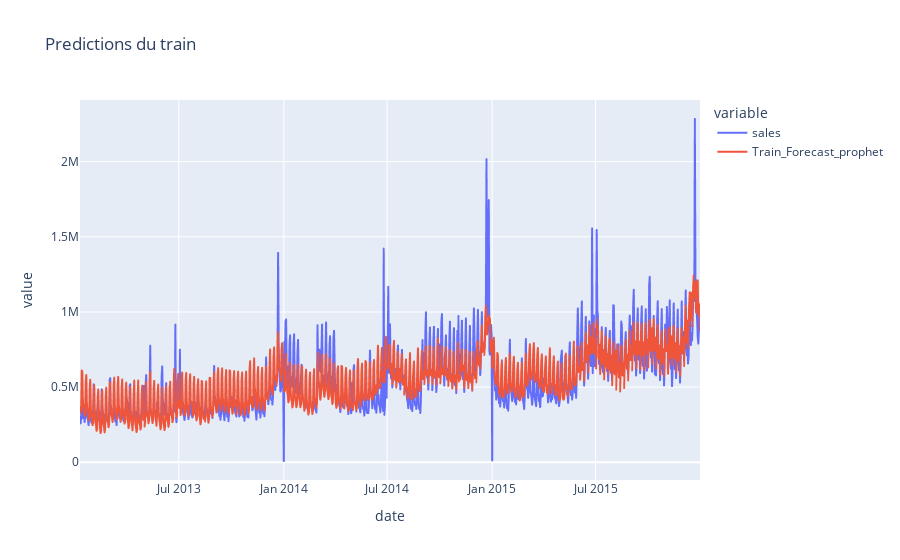
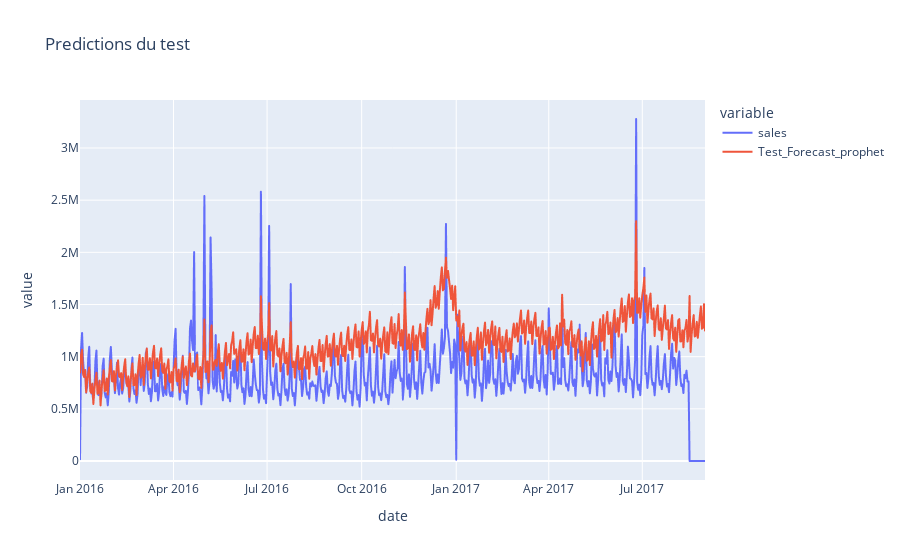

Notebook source saved alongside these figures, in order:
### Markdown cell above
```python
nrmse, mape, mae, r2 = calculate_metrics(series_test['sales'], y_test_pred)
        
save_model_results(
    file_path=file_path,
    model_name="Prophet_exogs",
    params='with exogenous variables',
    nrmse=nrmse,
    mape=mape,
    mae=mae,
    r2=r2
)
```

### Code cell
fig = px.line(series_train, x='date', y=['sales', 'Train_Forecast_prophet'],title="Predictions du train")
fig.show()
fig = px.line(series_test, x='date', y=['sales', 'Test_Forecast_prophet'],title="Predictions du test")
fig.show()

### Figure 1 — Plotly figure (JSON) as saved in the notebook; plotly's stock layout.template omitted (floating-point values rounded to 4 significant figures; data arrays with more than 128 entries replaced by an {"elided": "..."} marker saying what was removed)
{"data": [{"hovertemplate": "variable=sales<br>date=%{x}<br>value=%{y}<extra></extra>", "legendgroup": "sales", "line": {"color": "#636efa", "dash": "solid"}, "marker": {"symbol": "circle"}, "mode": "lines", "name": "sales", "showlegend": true, "type": "scattergl", "x": {"elided": "1084 str values"}, "xaxis": "x", "y": {"elided": "1084 float values"}, "yaxis": "y"}, {"hovertemplate": "variable=Train_Forecast_prophet<br>date=%{x}<br>value=%{y}<extra></extra>", "legendgroup": "Train_Forecast_prophet", "line": {"color": "#EF553B", "dash": "solid"}, "marker": {"symbol": "circle"}, "mode": "lines", "name": "Train_Forecast_prophet", "showlegend": true, "type": "scattergl", "x": {"elided": "1084 str values"}, "xaxis": "x", "y": {"elided": "1084 float values"}, "yaxis": "y"}], "layout": {"legend": {"title": {"text": "variable"}, "tracegroupgap": 0}, "title": {"text": "Predictions du train"}, "xaxis": {"anchor": "y", "domain": [0, 1], "title": {"text": "date"}}, "yaxis": {"anchor": "x", "domain": [0, 1], "title": {"text": "value"}}}}

### Figure 2 — Plotly figure (JSON) as saved in the notebook; plotly's stock layout.template omitted (floating-point values rounded to 4 significant figures; data arrays with more than 128 entries replaced by an {"elided": "..."} marker saying what was removed)
{"data": [{"hovertemplate": "variable=sales<br>date=%{x}<br>value=%{y}<extra></extra>", "legendgroup": "sales", "line": {"color": "#636efa", "dash": "solid"}, "marker": {"symbol": "circle"}, "mode": "lines", "name": "sales", "showlegend": true, "type": "scattergl", "x": {"elided": "608 str values"}, "xaxis": "x", "y": {"elided": "608 float values"}, "yaxis": "y"}, {"hovertemplate": "variable=Test_Forecast_prophet<br>date=%{x}<br>value=%{y}<extra></extra>", "legendgroup": "Test_Forecast_prophet", "line": {"color": "#EF553B", "dash": "solid"}, "marker": {"symbol": "circle"}, "mode": "lines", "name": "Test_Forecast_prophet", "showlegend": true, "type": "scattergl", "x": {"elided": "608 str values"}, "xaxis": "x", "y": {"elided": "608 float values"}, "yaxis": "y"}], "layout": {"legend": {"title": {"text": "variable"}, "tracegroupgap": 0}, "title": {"text": "Predictions du test"}, "xaxis": {"anchor": "y", "domain": [0, 1], "title": {"text": "date"}}, "yaxis": {"anchor": "x", "domain": [0, 1], "title": {"text": "value"}}}}
